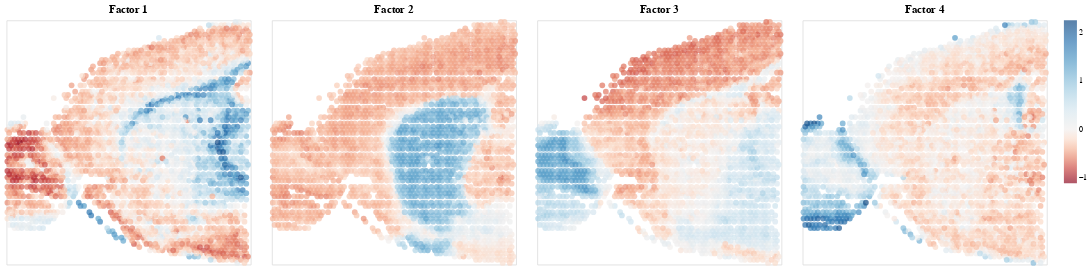

The cell this chart's notebook holds for it:
### Code cell
plot_factors_covariate_2d(z_prismo.values.T, adata.obsm["spatial"])

### Figure 1 — Vega specification as saved in the notebook (floating-point values rounded to 4 significant figures; data arrays with more than 128 entries replaced by an {"elided": "..."} marker saying what was removed)
{"$schema": "https://vega.github.io/schema/vega/v5.json", "data": [{"name": "param_1_store"}, {"name": "param_2_store"}, {"name": "param_3_store"}, {"name": "param_4_store"}, {"name": "source_0"}, {"name": "data_0", "values": {"elided": "2487 records"}}, {"name": "data_1", "values": {"elided": "2487 records"}}, {"name": "data_2", "values": {"elided": "2487 records"}}, {"name": "data_3", "values": {"elided": "2487 records"}}, {"name": "data_0_view_1_x_domain_covariate_0", "values": {"elided": "137 records"}}, {"name": "data_0_view_1_y_domain_covariate_1", "values": [{"covariate_1": 7474}, {"covariate_1": 8552}, {"covariate_1": 3163}, {"covariate_1": 6636}, {"covariate_1": 7115}, {"covariate_1": 8912}, {"covariate_1": 8792}, {"covariate_1": 6517}, {"covariate_1": 9271}, {"covariate_1": 8433}, {"covariate_1": 5678}, {"covariate_1": 9510}, {"covariate_1": 9391}, {"covariate_1": 4241}, {"covariate_1": 6876}, {"covariate_1": 9151}, {"covariate_1": 9989}, {"covariate_1": 8073}, {"covariate_1": 4361}, {"covariate_1": 7594}, {"covariate_1": 6756}, {"covariate_1": 6516}, {"covariate_1": 5798}, {"covariate_1": 7834}, {"covariate_1": 8313}, {"covariate_1": 4002}, {"covariate_1": 7355}, {"covariate_1": 5439}, {"covariate_1": 5558}, {"covariate_1": 4600}, {"covariate_1": 4840}, {"covariate_1": 4720}, {"covariate_1": 3523}, {"covariate_1": 6277}, {"covariate_1": 6995}, {"covariate_1": 7954}, {"covariate_1": 3403}, {"covariate_1": 3882}, {"covariate_1": 7235}, {"covariate_1": 10229}, {"covariate_1": 6038}, {"covariate_1": 8672}, {"covariate_1": 9630}, {"covariate_1": 6157}, {"covariate_1": 7475}, {"covariate_1": 5080}, {"covariate_1": 9031}, {"covariate_1": 8553}, {"covariate_1": 4481}, {"covariate_1": 6397}, {"covariate_1": 7714}, {"covariate_1": 3642}, {"covariate_1": 6996}, {"covariate_1": 10349}, {"covariate_1": 3762}, {"covariate_1": 7953}, {"covariate_1": 5319}, {"covariate_1": 9032}, {"covariate_1": 3044}, {"covariate_1": 4960}, {"covariate_1": 5199}, {"covariate_1": 8432}, {"covariate_1": 9750}, {"covariate_1": 9870}, {"covariate_1": 8193}, {"covariate_1": 5079}, {"covariate_1": 5918}, {"covariate_1": 6037}, {"covariate_1": 4121}, {"covariate_1": 10109}, {"covariate_1": 2924}, {"covariate_1": 3283}, {"covariate_1": 5559}, {"covariate_1": 2804}, {"covariate_1": 4601}, {"covariate_1": 10468}, {"covariate_1": 2684}]}, {"name": "data_1_view_2_x_domain_covariate_0", "values": {"elided": "137 records"}}, {"name": "data_1_view_2_y_domain_covariate_1", "values": [{"covariate_1": 7474}, {"covariate_1": 8552}, {"covariate_1": 3163}, {"covariate_1": 6636}, {"covariate_1": 7115}, {"covariate_1": 8912}, {"covariate_1": 8792}, {"covariate_1": 6517}, {"covariate_1": 9271}, {"covariate_1": 8433}, {"covariate_1": 5678}, {"covariate_1": 9510}, {"covariate_1": 9391}, {"covariate_1": 4241}, {"covariate_1": 6876}, {"covariate_1": 9151}, {"covariate_1": 9989}, {"covariate_1": 8073}, {"covariate_1": 4361}, {"covariate_1": 7594}, {"covariate_1": 6756}, {"covariate_1": 6516}, {"covariate_1": 5798}, {"covariate_1": 7834}, {"covariate_1": 8313}, {"covariate_1": 4002}, {"covariate_1": 7355}, {"covariate_1": 5439}, {"covariate_1": 5558}, {"covariate_1": 4600}, {"covariate_1": 4840}, {"covariate_1": 4720}, {"covariate_1": 3523}, {"covariate_1": 6277}, {"covariate_1": 6995}, {"covariate_1": 7954}, {"covariate_1": 3403}, {"covariate_1": 3882}, {"covariate_1": 7235}, {"covariate_1": 10229}, {"covariate_1": 6038}, {"covariate_1": 8672}, {"covariate_1": 9630}, {"covariate_1": 6157}, {"covariate_1": 7475}, {"covariate_1": 5080}, {"covariate_1": 9031}, {"covariate_1": 8553}, {"covariate_1": 4481}, {"covariate_1": 6397}, {"covariate_1": 7714}, {"covariate_1": 3642}, {"covariate_1": 6996}, {"covariate_1": 10349}, {"covariate_1": 3762}, {"covariate_1": 7953}, {"covariate_1": 5319}, {"covariate_1": 9032}, {"covariate_1": 3044}, {"covariate_1": 4960}, {"covariate_1": 5199}, {"covariate_1": 8432}, {"covariate_1": 9750}, {"covariate_1": 9870}, {"covariate_1": 8193}, {"covariate_1": 5079}, {"covariate_1": 5918}, {"covariate_1": 6037}, {"covariate_1": 4121}, {"covariate_1": 10109}, {"covariate_1": 2924}, {"covariate_1": 3283}, {"covariate_1": 5559}, {"covariate_1": 2804}, {"covariate_1": 4601}, {"covariate_1": 10468}, {"covariate_1": 2684}]}, {"name": "data_2_view_3_x_domain_covariate_0", "values": {"elided": "137 records"}}, {"name": "data_2_view_3_y_domain_covariate_1", "values": [{"covariate_1": 7474}, {"covariate_1": 8552}, {"covariate_1": 3163}, {"covariate_1": 6636}, {"covariate_1": 7115}, {"covariate_1": 8912}, {"covariate_1": 8792}, {"covariate_1": 6517}, {"covariate_1": 9271}, {"covariate_1": 8433}, {"covariate_1": 5678}, {"covariate_1": 9510}, {"covariate_1": 9391}, {"covariate_1": 4241}, {"covariate_1": 6876}, {"covariate_1": 9151}, {"covariate_1": 9989}, {"covariate_1": 8073}, {"covariate_1": 4361}, {"covariate_1": 7594}, {"covariate_1": 6756}, {"covariate_1": 6516}, {"covariate_1": 5798}, {"covariate_1": 7834}, {"covariate_1": 8313}, {"covariate_1": 4002}, {"covariate_1": 7355}, {"covariate_1": 5439}, {"covariate_1": 5558}, {"covariate_1": 4600}, {"covariate_1": 4840}, {"covariate_1": 4720}, {"covariate_1": 3523}, {"covariate_1": 6277}, {"covariate_1": 6995}, {"covariate_1": 7954}, {"covariate_1": 3403}, {"covariate_1": 3882}, {"covariate_1": 7235}, {"covariate_1": 10229}, {"covariate_1": 6038}, {"covariate_1": 8672}, {"covariate_1": 9630}, {"covariate_1": 6157}, {"covariate_1": 7475}, {"covariate_1": 5080}, {"covariate_1": 9031}, {"covariate_1": 8553}, {"covariate_1": 4481}, {"covariate_1": 6397}, {"covariate_1": 7714}, {"covariate_1": 3642}, {"covariate_1": 6996}, {"covariate_1": 10349}, {"covariate_1": 3762}, {"covariate_1": 7953}, {"covariate_1": 5319}, {"covariate_1": 9032}, {"covariate_1": 3044}, {"covariate_1": 4960}, {"covariate_1": 5199}, {"covariate_1": 8432}, {"covariate_1": 9750}, {"covariate_1": 9870}, {"covariate_1": 8193}, {"covariate_1": 5079}, {"covariate_1": 5918}, {"covariate_1": 6037}, {"covariate_1": 4121}, {"covariate_1": 10109}, {"covariate_1": 2924}, {"covariate_1": 3283}, {"covariate_1": 5559}, {"covariate_1": 2804}, {"covariate_1": 4601}, {"covariate_1": 10468}, {"covariate_1": 2684}]}, {"name": "data_3_view_4_x_domain_covariate_0", "values": {"elided": "137 records"}}, {"name": "data_3_view_4_y_domain_covariate_1", "values": [{"covariate_1": 7474}, {"covariate_1": 8552}, {"covariate_1": 3163}, {"covariate_1": 6636}, {"covariate_1": 7115}, {"covariate_1": 8912}, {"covariate_1": 8792}, {"covariate_1": 6517}, {"covariate_1": 9271}, {"covariate_1": 8433}, {"covariate_1": 5678}, {"covariate_1": 9510}, {"covariate_1": 9391}, {"covariate_1": 4241}, {"covariate_1": 6876}, {"covariate_1": 9151}, {"covariate_1": 9989}, {"covariate_1": 8073}, {"covariate_1": 4361}, {"covariate_1": 7594}, {"covariate_1": 6756}, {"covariate_1": 6516}, {"covariate_1": 5798}, {"covariate_1": 7834}, {"covariate_1": 8313}, {"covariate_1": 4002}, {"covariate_1": 7355}, {"covariate_1": 5439}, {"covariate_1": 5558}, {"covariate_1": 4600}, {"covariate_1": 4840}, {"covariate_1": 4720}, {"covariate_1": 3523}, {"covariate_1": 6277}, {"covariate_1": 6995}, {"covariate_1": 7954}, {"covariate_1": 3403}, {"covariate_1": 3882}, {"covariate_1": 7235}, {"covariate_1": 10229}, {"covariate_1": 6038}, {"covariate_1": 8672}, {"covariate_1": 9630}, {"covariate_1": 6157}, {"covariate_1": 7475}, {"covariate_1": 5080}, {"covariate_1": 9031}, {"covariate_1": 8553}, {"covariate_1": 4481}, {"covariate_1": 6397}, {"covariate_1": 7714}, {"covariate_1": 3642}, {"covariate_1": 6996}, {"covariate_1": 10349}, {"covariate_1": 3762}, {"covariate_1": 7953}, {"covariate_1": 5319}, {"covariate_1": 9032}, {"covariate_1": 3044}, {"covariate_1": 4960}, {"covariate_1": 5199}, {"covariate_1": 8432}, {"covariate_1": 9750}, {"covariate_1": 9870}, {"covariate_1": 8193}, {"covariate_1": 5079}, {"covariate_1": 5918}, {"covariate_1": 6037}, {"covariate_1": 4121}, {"covariate_1": 10109}, {"covariate_1": 2924}, {"covariate_1": 3283}, {"covariate_1": 5559}, {"covariate_1": 2804}, {"covariate_1": 4601}, {"covariate_1": 10468}, {"covariate_1": 2684}]}], "signals": [{"name": "childWidth", "value": 300}, {"name": "unit", "value": {}, "on": [{"events": "pointermove", "update": "isTuple(group()) ? group() : unit"}]}, {"name": "param_1", "update": "vlSelectionResolve(\"param_1_store\", \"union\")"}, {"name": "param_2", "update": "vlSelectionResolve(\"param_2_store\", \"union\")"}, {"name": "param_3", "update": "vlSelectionResolve(\"param_3_store\", \"union\")"}, {"name": "param_4", "update": "vlSelectionResolve(\"param_4_store\", \"union\")"}], "marks": [{"type": "group", "name": "view_1_group", "encode": {"update": {"width": {"signal": "childWidth"}, "height": {"signal": "height"}}}, "signals": [{"name": "param_1_covariate_0", "on": [{"events": [{"source": "view", "type": "dblclick"}], "update": "null"}, {"events": {"signal": "param_1_translate_delta"}, "update": "panLinear(param_1_translate_anchor.extent_x, -param_1_translate_delta.x / childWidth)"}, {"events": {"signal": "param_1_zoom_delta"}, "update": "zoomLinear(domain(\"view_1_x\"), param_1_zoom_anchor.x, param_1_zoom_delta)"}]}, {"name": "param_1_covariate_1", "on": [{"events": [{"source": "view", "type": "dblclick"}], "update": "null"}, {"events": {"signal": "param_1_translate_delta"}, "update": "panLinear(param_1_translate_anchor.extent_y, param_1_translate_delta.y / height)"}, {"events": {"signal": "param_1_zoom_delta"}, "update": "zoomLinear(domain(\"view_1_y\"), param_1_zoom_anchor.y, param_1_zoom_delta)"}]}, {"name": "param_1_tuple", "on": [{"events": [{"signal": "param_1_covariate_0 || param_1_covariate_1"}], "update": "param_1_covariate_0 && param_1_covariate_1 ? {unit: \"view_1\", fields: param_1_tuple_fields, values: [param_1_covariate_0,param_1_covariate_1]} : null"}]}, {"name": "param_1_tuple_fields", "value": [{"field": "covariate_0", "channel": "x", "type": "E"}, {"field": "covariate_1", "channel": "y", "type": "E"}]}, {"name": "param_1_translate_anchor", "value": {}, "on": [{"events": [{"source": "scope", "type": "pointerdown"}], "update": "{x: x(unit), y: y(unit), extent_x: domain(\"view_1_x\"), extent_y: domain(\"view_1_y\")}"}]}, {"name": "param_1_translate_delta", "value": {}, "on": [{"events": [{"source": "window", "between": [{"source": "scope", "type": "pointerdown"}, {"source": "window", "type": "pointerup"}], "consume": true, "type": "pointermove"}], "update": "{x: param_1_translate_anchor.x - x(unit), y: param_1_translate_anchor.y - y(unit)}"}]}, {"name": "param_1_zoom_anchor", "on": [{"events": [{"source": "scope", "type": "wheel", "consume": true}], "update": "{x: invert(\"view_1_x\", x(unit)), y: invert(\"view_1_y\", y(unit))}"}]}, {"name": "param_1_zoom_delta", "on": [{"events": [{"source": "scope", "consume": true, "type": "wheel"}], "update": "pow(1.001, event.deltaY * pow(16, event.deltaMode))", "force": true}]}, {"name": "param_1_modify", "on": [{"events": {"signal": "param_1_tuple"}, "update": "modify(\"param_1_store\", param_1_tuple, true)"}]}], "marks": [{"type": "symbol", "name": "view_1_marks", "from": {"data": "data_0"}, "encode": {"update": {"size": {"value": 50}, "fill": {"field": "0", "scale": "color"}, "opacity": {"value": 0.7}, "x": {"field": "covariate_0", "scale": "view_1_x"}, "y": {"field": "covariate_1", "scale": "view_1_y"}}}, "style": ["point"], "interactive": true}], "axes": [{"scale": "view_1_x", "labelBaseline": "middle", "domain": false, "grid": false, "labelAlign": "right", "orient": "bottom", "ticks": false, "zindex": 0, "labelAngle": 270, "labels": false}, {"scale": "view_1_y", "orient": "left", "grid": false, "domain": false, "zindex": 0, "ticks": false, "labels": false}], "title": {"text": "Factor 1", "frame": "group"}, "style": "cell"}, {"type": "group", "name": "view_2_group", "encode": {"update": {"width": {"signal": "childWidth"}, "height": {"signal": "height"}}}, "signals": [{"name": "param_2_covariate_0", "on": [{"events": [{"source": "view", "type": "dblclick"}], "update": "null"}, {"events": {"signal": "param_2_translate_delta"}, "update": "panLinear(param_2_translate_anchor.extent_x, -param_2_translate_delta.x / childWidth)"}, {"events": {"signal": "param_2_zoom_delta"}, "update": "zoomLinear(domain(\"view_2_x\"), param_2_zoom_anchor.x, param_2_zoom_delta)"}]}, {"name": "param_2_covariate_1", "on": [{"events": [{"source": "view", "type": "dblclick"}], "update": "null"}, {"events": {"signal": "param_2_translate_delta"}, "update": "panLinear(param_2_translate_anchor.extent_y, param_2_translate_delta.y / height)"}, {"events": {"signal": "param_2_zoom_delta"}, "update": "zoomLinear(domain(\"view_2_y\"), param_2_zoom_anchor.y, param_2_zoom_delta)"}]}, {"name": "param_2_tuple", "on": [{"events": [{"signal": "param_2_covariate_0 || param_2_covariate_1"}], "update": "param_2_covariate_0 && param_2_covariate_1 ? {unit: \"view_2\", fields: param_2_tuple_fields, values: [param_2_covariate_0,param_2_covariate_1]} : null"}]}, {"name": "param_2_tuple_fields", "value": [{"field": "covariate_0", "channel": "x", "type": "E"}, {"field": "covariate_1", "channel": "y", "type": "E"}]}, {"name": "param_2_translate_anchor", "value": {}, "on": [{"events": [{"source": "scope", "type": "pointerdown"}], "update": "{x: x(unit), y: y(unit), extent_x: domain(\"view_2_x\"), extent_y: domain(\"view_2_y\")}"}]}, {"name": "param_2_translate_delta", "value": {}, "on": [{"events": [{"source": "window", "between": [{"source": "scope", "type": "pointerdown"}, {"source": "window", "type": "pointerup"}], "type": "pointermove", "consume": true}], "update": "{x: param_2_translate_anchor.x - x(unit), y: param_2_translate_anchor.y - y(unit)}"}]}, {"name": "param_2_zoom_anchor", "on": [{"events": [{"source": "scope", "consume": true, "type": "wheel"}], "update": "{x: invert(\"view_2_x\", x(unit)), y: invert(\"view_2_y\", y(unit))}"}]}, {"name": "param_2_zoom_delta", "on": [{"events": [{"source": "scope", "consume": true, "type": "wheel"}], "update": "pow(1.001, event.deltaY * pow(16, event.deltaMode))", "force": true}]}, {"name": "param_2_modify", "on": [{"events": {"signal": "param_2_tuple"}, "update": "modify(\"param_2_store\", param_2_tuple, true)"}]}], "marks": [{"type": "symbol", "name": "view_2_marks", "from": {"data": "data_1"}, "encode": {"update": {"opacity": {"value": 0.7}, "y": {"field": "covariate_1", "scale": "view_2_y"}, "fill": {"field": "1", "scale": "color"}, "x": {"field": "covariate_0", "scale": "view_2_x"}, "size": {"value": 50}}}, "style": ["point"], "interactive": true}], "axes": [{"scale": "view_2_x", "ticks": false, "labelBaseline": "middle", "zindex": 0, "grid": false, "labelAngle": 270, "orient": "bottom", "domain": false, "labelAlign": "right", "labels": false}, {"scale": "view_2_y", "orient": "left", "domain": false, "labels": false, "grid": false, "ticks": false, "zindex": 0}], "title": {"text": "Factor 2", "frame": "group"}, "style": "cell"}, {"type": "group", "name": "view_3_group", "encode": {"update": {"width": {"signal": "childWidth"}, "height": {"signal": "height"}}}, "signals": [{"name": "param_3_covariate_0", "on": [{"events": [{"source": "view", "type": "dblclick"}], "update": "null"}, {"events": {"signal": "param_3_translate_delta"}, "update": "panLinear(param_3_translate_anchor.extent_x, -param_3_translate_delta.x / childWidth)"}, {"events": {"signal": "param_3_zoom_delta"}, "update": "zoomLinear(domain(\"view_3_x\"), param_3_zoom_anchor.x, param_3_zoom_delta)"}]}, {"name": "param_3_covariate_1", "on": [{"events": [{"source": "view", "type": "dblclick"}], "update": "null"}, {"events": {"signal": "param_3_translate_delta"}, "update": "panLinear(param_3_translate_anchor.extent_y, param_3_translate_delta.y / height)"}, {"events": {"signal": "param_3_zoom_delta"}, "update": "zoomLinear(domain(\"view_3_y\"), param_3_zoom_anchor.y, param_3_zoom_delta)"}]}, {"name": "param_3_tuple", "on": [{"events": [{"signal": "param_3_covariate_0 || param_3_covariate_1"}], "update": "param_3_covariate_0 && param_3_covariate_1 ? {unit: \"view_3\", fields: param_3_tuple_fields, values: [param_3_covariate_0,param_3_covariate_1]} : null"}]}, {"name": "param_3_tuple_fields", "value": [{"field": "covariate_0", "channel": "x", "type": "E"}, {"field": "covariate_1", "channel": "y", "type": "E"}]}, {"name": "param_3_translate_anchor", "value": {}, "on": [{"events": [{"source": "scope", "type": "pointerdown"}], "update": "{x: x(unit), y: y(unit), extent_x: domain(\"view_3_x\"), extent_y: domain(\"view_3_y\")}"}]}, {"name": "param_3_translate_delta", "value": {}, "on": [{"events": [{"source": "window", "between": [{"source": "scope", "type": "pointerdown"}, {"source": "window", "type": "pointerup"}], "consume": true, "type": "pointermove"}], "update": "{x: param_3_translate_anchor.x - x(unit), y: param_3_translate_anchor.y - y(unit)}"}]}, {"name": "param_3_zoom_anchor", "on": [{"events": [{"source": "scope", "type": "wheel", "consume": true}], "update": "{x: invert(\"view_3_x\", x(unit)), y: invert(\"view_3_y\", y(unit))}"}]}, {"name": "param_3_zoom_delta", "on": [{"events": [{"source": "scope", "type": "wheel", "consume": true}], "update": "pow(1.001, event.deltaY * pow(16, event.deltaMode))", "force": true}]}, {"name": "param_3_modify", "on": [{"events": {"signal": "param_3_tuple"}, "update": "modify(\"param_3_store\", param_3_tuple, true)"}]}], "marks": [{"type": "symbol", "name": "view_3_marks", "from": {"data": "data_2"}, "encode": {"update": {"opacity": {"value": 0.7}, "size": {"value": 50}, "fill": {"field": "2", "scale": "color"}, "x": {"field": "covariate_0", "scale": "view_3_x"}, "y": {"field": "covariate_1", "scale": "view_3_y"}}}, "style": ["point"], "interactive": true}], "axes": [{"scale": "view_3_x", "labels": false, "labelAlign": "right", "labelBaseline": "middle", "grid": false, "domain": false, "labelAngle": 270, "orient": "bottom", "zindex": 0, "ticks": false}, {"scale": "view_3_y", "zindex": 0, "domain": false, "orient": "left", "grid": false, "ticks": false, "labels": false}], "title": {"text": "Factor 3", "frame": "group"}, "style": "cell"}, {"type": "group", "name": "view_4_group", "encode": {"update": {"height": {"signal": "height"}, "width": {"signal": "childWidth"}}}, "signals": [{"name": "param_4_covariate_0", "on": [{"events": [{"source": "view", "type": "dblclick"}], "update": "null"}, {"events": {"signal": "param_4_translate_delta"}, "update": "panLinear(param_4_translate_anchor.extent_x, -param_4_translate_delta.x / childWidth)"}, {"events": {"signal": "param_4_zoom_delta"}, "update": "zoomLinear(domain(\"view_4_x\"), param_4_zoom_anchor.x, param_4_zoom_delta)"}]}, {"name": "param_4_covariate_1", "on": [{"events": [{"source": "view", "type": "dblclick"}], "update": "null"}, {"events": {"signal": "param_4_translate_delta"}, "update": "panLinear(param_4_translate_anchor.extent_y, param_4_translate_delta.y / height)"}, {"events": {"signal": "param_4_zoom_delta"}, "update": "zoomLinear(domain(\"view_4_y\"), param_4_zoom_anchor.y, param_4_zoom_delta)"}]}, {"name": "param_4_tuple", "on": [{"events": [{"signal": "param_4_covariate_0 || param_4_covariate_1"}], "update": "param_4_covariate_0 && param_4_covariate_1 ? {unit: \"view_4\", fields: param_4_tuple_fields, values: [param_4_covariate_0,param_4_covariate_1]} : null"}]}, {"name": "param_4_tuple_fields", "value": [{"field": "covariate_0", "channel": "x", "type": "E"}, {"field": "covariate_1", "channel": "y", "type": "E"}]}, {"name": "param_4_translate_anchor", "value": {}, "on": [{"events": [{"source": "scope", "type": "pointerdown"}], "update": "{x: x(unit), y: y(unit), extent_x: domain(\"view_4_x\"), extent_y: domain(\"view_4_y\")}"}]}, {"name": "param_4_translate_delta", "value": {}, "on": [{"events": [{"source": "window", "between": [{"source": "scope", "type": "pointerdown"}, {"source": "window", "type": "pointerup"}], "type": "pointermove", "consume": true}], "update": "{x: param_4_translate_anchor.x - x(unit), y: param_4_translate_anchor.y - y(unit)}"}]}, {"name": "param_4_zoom_anchor", "on": [{"events": [{"source": "scope", "consume": true, "type": "wheel"}], "update": "{x: invert(\"view_4_x\", x(unit)), y: invert(\"view_4_y\", y(unit))}"}]}, {"name": "param_4_zoom_delta", "on": [{"events": [{"source": "scope", "type": "wheel", "consume": true}], "update": "pow(1.001, event.deltaY * pow(16, event.deltaMode))", "force": true}]}, {"name": "param_4_modify", "on": [{"events": {"signal": "param_4_tuple"}, "update": "modify(\"param_4_store\", param_4_tuple, true)"}]}], "marks": [{"type": "symbol", "name": "view_4_marks", "from": {"data": "data_3"}, "encode": {"update": {"x": {"field": "covariate_0", "scale": "view_4_x"}, "opacity": {"value": 0.7}, "y": {"field": "covariate_1", "scale": "view_4_y"}, "size": {"value": 50}, "fill": {"field": "3", "scale": "color"}}}, "style": ["point"], "interactive": true}], "axes": [{"scale": "view_4_x", "labelBaseline": "middle", "orient": "bottom", "ticks": false, "domain": false, "grid": false, "labelAlign": "right", "labelAngle": 270, "labels": false, "zindex": 0}, {"scale": "view_4_y", "labels": false, "ticks": false, "grid": false, "zindex": 0, "domain": false, "orient": "left"}], "title": {"text": "Factor 4", "frame": "group"}, "style": "cell"}], "scales": [{"name": "color", "type": "linear", "domain": {"fields": [{"data": "data_0", "field": "0"}, {"data": "data_1", "field": "1"}, {"data": "data_2", "field": "2"}, {"data": "data_3", "field": "3"}]}, "range": {"scheme": "redblue"}, "interpolate": "hcl", "domainMid": 0, "zero": false}, {"name": "view_1_x", "type": "point", "domain": {"data": "data_0_view_1_x_domain_covariate_0", "field": "covariate_0", "sort": true}, "range": [0, {"signal": "childWidth"}], "padding": 0.5}, {"name": "view_1_y", "type": "point", "domain": {"data": "data_0_view_1_y_domain_covariate_1", "field": "covariate_1", "sort": true}, "range": [0, {"signal": "height"}], "padding": 0.5}, {"name": "view_2_x", "type": "point", "domain": {"data": "data_1_view_2_x_domain_covariate_0", "field": "covariate_0", "sort": true}, "range": [0, {"signal": "childWidth"}], "padding": 0.5}, {"name": "view_2_y", "type": "point", "domain": {"data": "data_1_view_2_y_domain_covariate_1", "field": "covariate_1", "sort": true}, "range": [0, {"signal": "height"}], "padding": 0.5}, {"name": "view_3_x", "type": "point", "domain": {"data": "data_2_view_3_x_domain_covariate_0", "field": "covariate_0", "sort": true}, "range": [0, {"signal": "childWidth"}], "padding": 0.5}, {"name": "view_3_y", "type": "point", "domain": {"data": "data_2_view_3_y_domain_covariate_1", "field": "covariate_1", "sort": true}, "range": [0, {"signal": "height"}], "padding": 0.5}, {"name": "view_4_x", "type": "point", "domain": {"data": "data_3_view_4_x_domain_covariate_0", "field": "covariate_0", "sort": true}, "range": [0, {"signal": "childWidth"}], "padding": 0.5}, {"name": "view_4_y", "type": "point", "domain": {"data": "data_3_view_4_y_domain_covariate_1", "field": "covariate_1", "sort": true}, "range": [0, {"signal": "height"}], "padding": 0.5}], "background": "white", "padding": 5, "layout": {"padding": 20, "bounds": "full", "align": "each"}, "legends": [{"fill": "color", "gradientLength": {"signal": "clamp(height, 64, 200)"}, "encode": {"gradient": {"update": {"opacity": {"value": 0.7}}}}}], "height": 300}
